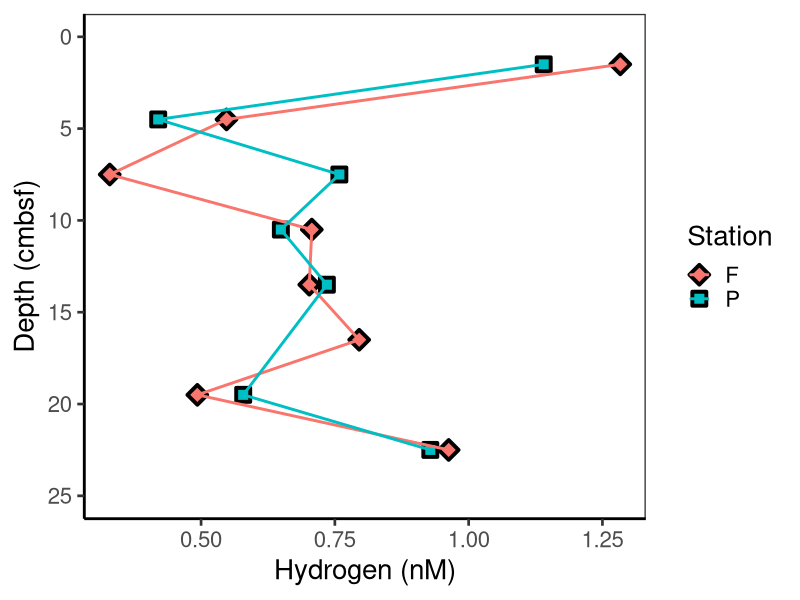

The R script that drew this image:
#Joy Buongiorno
#jbuongior21@gmail.com
#Hydrogen plot

library(ggplot2)
hyd<-read.csv("Hydrogen.csv")
KF_H<-subset(hyd, Fjord %in% c("KF"))
head(KF_H)
VK_H<-hyd[1:27,]
KF_H_plot<-ggplot(KF_H, aes(x=Depth, y=Hydrogen, shape=Station, color=Station)) + 
  geom_point(aes(fill=Station), colour="black", size=4, stroke=2) +
  scale_shape_manual(values = c(23, 22)) +
  theme_bw(base_size = 20) +
  theme(panel.grid.major = element_blank(), panel.grid.minor = element_blank(),
        panel.background = element_blank(), axis.line = element_line(colour = "black")) +
  theme(text = element_text(size=20)) +
  scale_x_reverse(limits=c(25, 0)) +
  geom_line(aes(color=Station, linetype=Station)) +
  geom_line(size=1) +
  labs(x="Depth (cmbsf)", y= "Hydrogen (nM)") +
  coord_flip()